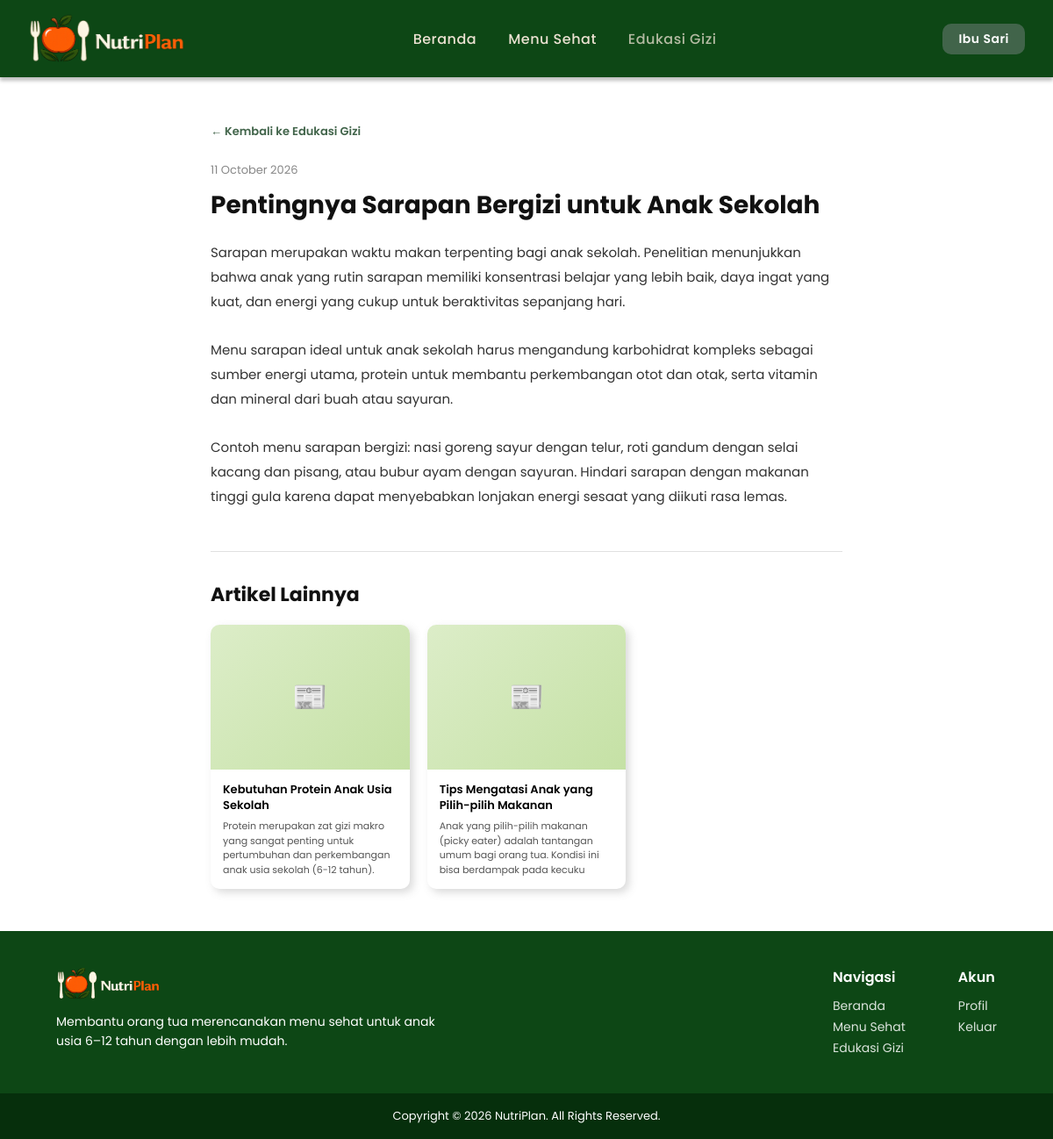
Screenshot of /index.php?page=edukasi_detail&id=1 (signed in) with the database file from the repository.
### tables this page shows
CREATE TABLE IF NOT EXISTS edukasi (
  id_edukasi INT AUTO_INCREMENT PRIMARY KEY,
  judul      VARCHAR(255) NOT NULL,
  isi        TEXT NOT NULL,
  gambar     VARCHAR(255) DEFAULT NULL,
  created_at TIMESTAMP DEFAULT CURRENT_TIMESTAMP
);

### pages/edukasi_detail.php (the view, shortened to what this page needs)
<?php
$id = (int)($_GET['id'] ?? 0);
$stmt = mysqli_prepare($conn, "SELECT * FROM edukasi WHERE id_edukasi = ?");
mysqli_stmt_bind_param($stmt, 'i', $id);
mysqli_stmt_execute($stmt);
$artikel = mysqli_fetch_assoc(mysqli_stmt_get_result($stmt));
$stmtR = mysqli_prepare($conn,
    "SELECT id_edukasi, judul, isi, gambar FROM edukasi WHERE id_edukasi != ? ORDER BY created_at DESC LIMIT 3");
mysqli_stmt_bind_param($stmtR, 'i', $id);
mysqli_stmt_execute($stmtR);
$related = mysqli_fetch_all(mysqli_stmt_get_result($stmtR), MYSQLI_ASSOC);
?>
<!DOCTYPE html>
<html lang="id">
<head>
    <link rel="stylesheet" href="/assets/css/style.css">
</head>
<body>
<?php include ROOT . '/includes/navbar.php'; ?>
<div class="edukasi-detail-wrap">
    <div class="edukasi-detail-container">
        <a href="/index.php?page=edukasi" class="edukasi-back">← Kembali ke Edukasi Gizi</a>
        <article class="edukasi-article">
            <div class="edukasi-article-meta">
                <span class="edukasi-date"><?= date('d F Y', strtotime($artikel['created_at'])) ?></span>
            </div>
            <h1 class="edukasi-article-title"><?= htmlspecialchars($artikel['judul']) ?></h1>
            <div class="edukasi-prose">
                <?= nl2br(htmlspecialchars($artikel['isi'])) ?>
            </div>
        </article>
        <?php if ($related): ?>
        <section class="edukasi-related">
            <h3 class="edukasi-related-title">Artikel Lainnya</h3>
            <div class="edukasi-related-grid">
                <?php foreach ($related as $r): ?>
                <a href="/index.php?page=edukasi_detail&id=<?= $r['id_edukasi'] ?>" class="news-card" style="text-decoration:none; color:inherit;">
                    <?php if ($r['gambar'] && file_exists(ROOT . '/assets/images/' . $r['gambar'])): ?>
                        <img class="news-card-img" src="/assets/images/<?= htmlspecialchars($r['gambar']) ?>" alt="<?= htmlspecialchars($r['judul']) ?>">
                    <?php else: ?>
                        <div class="news-card-img-placeholder">📰</div>
                    <?php endif; ?>
                    <div class="news-card-body">
                        <div class="news-card-title"><?= htmlspecialchars($r['judul']) ?></div>
                        <div class="news-card-excerpt"><?= htmlspecialchars(strip_tags(substr($r['isi'], 0, 120))) ?></div>
                    </div>
                </a>
                <?php endforeach; ?>
            </div>
        </section>
        <?php endif; ?>
    </div>
</div>
<?php include ROOT . '/includes/footer.php'; ?>
</body>
</html>

### assets/css/style.css (style rules this page uses)
*, *::before, *::after { margin: 0; padding: 0; box-sizing: border-box; }
body { font-family: 'Poppins', sans-serif; background: #fff; color: #111; padding-top: 88px; min-height: 100vh; display: flex; flex-direction: column; }
a { text-decoration: none; color: inherit; }
:root { --green-primary: #0d4715; --green-secondary: #41644a; --green-light: rgba(13, 71, 21, 0.15); --green-overlay: rgba(13, 71, 21, 0.85); --shadow-card: 4px 4px 9.75px rgba(109, 109, 109, 0.25); --radius-sm: 10px; --radius-lg: 20px; --radius-xl: 30px; }
.news-card { background: #fff; border-radius: var(--radius-sm); box-shadow: var(--shadow-card); overflow: hidden; cursor: pointer; transition: transform .25s; }
.news-card-img-placeholder { width: 100%; height: 165px; background: linear-gradient(135deg, #dcedc8, #c5e1a5); display: flex; align-items: center; justify-content: center; font-size: 32px; }
.news-card-body { padding: 14px; }
.news-card-title { font-size: 13px; font-weight: 600; color: #000; line-height: 1.4; margin-bottom: 6px; display: -webkit-box; -webkit-line-clamp: 3; -webkit-box-orient: vertical; overflow: hidden; }
.news-card-excerpt { font-size: 11px; font-weight: 400; color: #555; line-height: 1.5; display: -webkit-box; -webkit-line-clamp: 4; -webkit-box-orient: vertical; overflow: hidden; }
.edukasi-detail-wrap { padding: 48px 64px; }
.edukasi-detail-container { max-width: 720px; margin: 0 auto; }
.edukasi-back { display: inline-block; font-size: 13px; color: var(--green-secondary); font-weight: 600; margin-bottom: 24px; transition: opacity .2s; }
.edukasi-article-meta { display: flex; align-items: center; gap: 14px; margin-bottom: 12px; }
.edukasi-date { font-size: 13px; color: #888; }
.edukasi-article-title { font-size: 28px; font-weight: 700; line-height: 1.3; margin-bottom: 22px; color: #111; }
.edukasi-prose { font-size: 15px; line-height: 1.85; color: #333; }
.edukasi-related { margin-top: 48px; padding-top: 32px; border-top: 1px solid #e0e0e0; }
.edukasi-related-title { font-size: 22px; font-weight: 700; margin-bottom: 18px; }
.edukasi-related-grid { display: grid; grid-template-columns: repeat(3, 1fr); gap: 20px; }

### rows the page displays
edukasi: created_at "11 October 2026", judul "Pentingnya Sarapan Bergizi untuk Anak Sekolah", isi "Sarapan merupakan waktu makan terpenting bagi anak sekolah. Penelitian menunjukkan bahwa anak yang rutin sarapan memiliki konsentrasi belajar yang lebih baik, daya ingat yang kuat, dan energi yang cukup untuk beraktivitas sepanjang hari. Menu sarapan ideal untuk anak sekolah harus mengandung karbohidrat kompleks sebagai sumber energi utama, protein untuk membantu perkembangan otot dan otak, serta vitamin dan mineral dari buah atau sayuran. Contoh menu sarapan bergizi: nasi goreng sayur dengan telur, roti gandum dengan selai kacang dan pisang, atau bubur ayam dengan sayuran. Hindari sarapan dengan makanan tinggi gula karena dapat menyebabkan lonjakan energi sesaat yang diikuti rasa lemas."
edukasi: judul "Kebutuhan Protein Anak Usia Sekolah", isi "Protein merupakan zat gizi makro yang sangat penting untuk pertumbuhan dan perkembangan anak usia sekolah (6-12 tahun)."
edukasi: judul "Tips Mengatasi Anak yang Pilih-pilih Makanan", isi "Anak yang pilih-pilih makanan (picky eater) adalah tantangan umum bagi orang tua. Kondisi ini bisa berdampak pada kecuku"

### other values shown
$_SESSION['nama'] "Ibu Sari"
